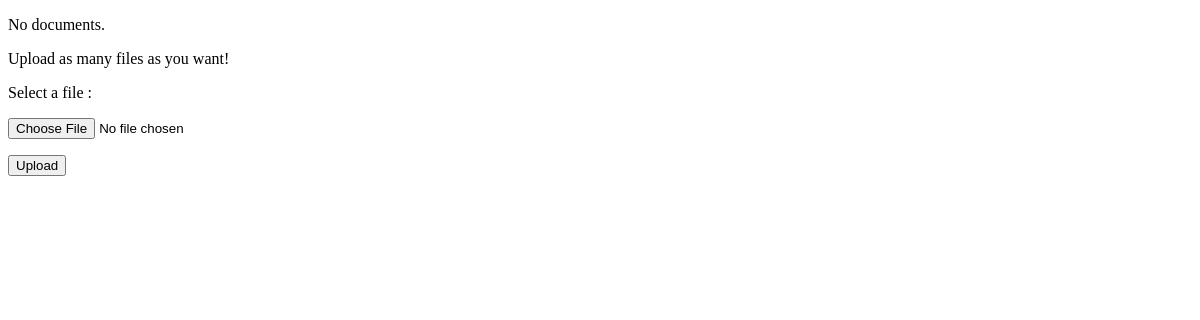
/CSV/import, run on an earlier commit of the app's database.
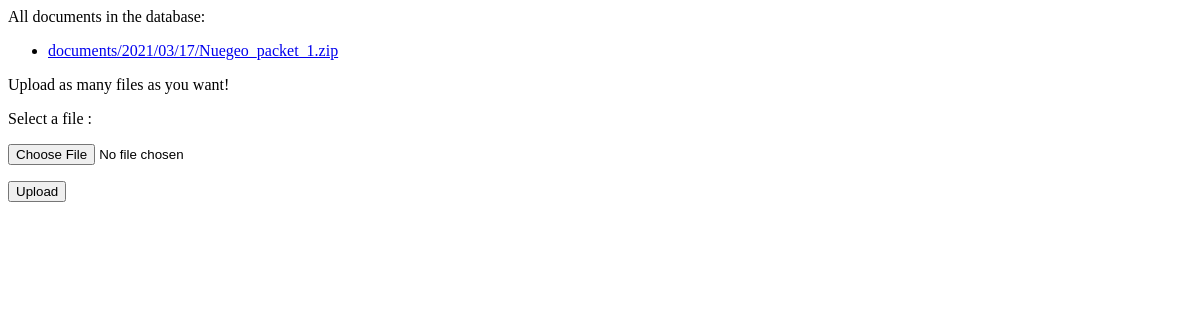
And on a later commit of the database.
### myapp/models.py (models this page shows)
class Document(models.Model):
    docfile = models.FileField(upload_to='documents')

### myapp/views.py (the view)
# urls.py: path('CSV/import',upload.my_view,name='my-view')
def my_view(request):
    print(f"Great! You're using Python 3.6+. If you fail here, use the right version.")
    message = 'Upload as many files as you want!'
    if request.method == 'POST':
        form = DocumentForm(request.POST, request.FILES)
        if form.is_valid():
            newdoc = Document(docfile=request.FILES['docfile'])
            newdoc.save()
            carga(request)
            return redirect('my-view')
        else:
            message = 'The form is not valid. Fix the following error:'
    else:
        form = DocumentForm()  # An empty, unbound form
    documents = Document.objects.all()
    context = {'documents': documents, 'form': form, 'message': message}
    return render(request, 'list.html', context)

### myapp/forms.py
class DocumentForm(forms.Form):
    docfile = forms.FileField(label='Select a file')

### myapp/templates/list.html (shortened to what this page needs)
<!DOCTYPE html>
<html>
    <head>
    </head>
    <body>
        {% if documents %}
            All documents in the database:
            <ul>
                {% for document in documents %}
                    <li><a href="{{ document.docfile.url }}">{{ document.docfile.name }}</a></li>
                {% endfor %}
            </ul>
        {% else %}
            <p>No documents.</p>
        {% endif %}
        <form action="{% url "my-view" %}" method="post" enctype="multipart/form-data">
            {{ message }}
            <p>{{ form.docfile.label_tag }} {{ form.docfile.help_text }}</p>
            <p>
                {{ form.docfile }}
            </p>
            <p><input type="submit" value="Upload"/></p>
        </form>
    </body>
</html>

What changed in the data, as far as the page shows it:
added Document: docfile.name "documents/2021/03/17/Nuegeo_packet_1.zip"
Also different on the page:
text no longer shown: "No documents."
text now shown: "All documents in the database:"
